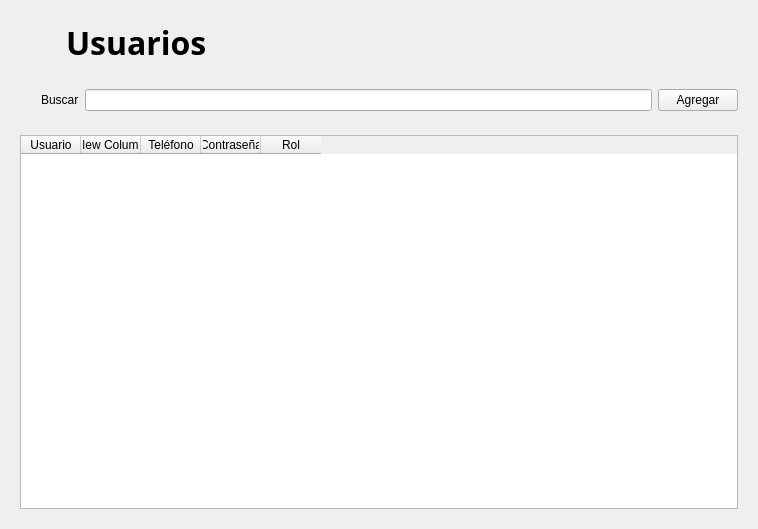
<?xml version="1.0" encoding="UTF-8"?>
<ui version="4.0">
 <class>widget_4</class>
 <widget class="QWidget" name="widget_4">
  <property name="geometry">
   <rect>
    <x>0</x>
    <y>0</y>
    <width>758</width>
    <height>529</height>
   </rect>
  </property>
  <property name="windowTitle">
   <string>SDLG - Becerros</string>
  </property>
  <layout class="QVBoxLayout" name="verticalLayout">
   <item>
    <widget class="QWidget" name="widget" native="true">
     <layout class="QHBoxLayout" name="horizontalLayout">
      <item>
       <widget class="QLabel" name="label_2">
        <property name="minimumSize">
         <size>
          <width>40</width>
          <height>40</height>
         </size>
        </property>
        <property name="maximumSize">
         <size>
          <width>40</width>
          <height>40</height>
         </size>
        </property>
        <property name="text">
         <string/>
        </property>
        <property name="pixmap">
         <pixmap resource="resources.qrc">:/icons/img/icons/Nusers.png</pixmap>
        </property>
        <property name="scaledContents">
         <bool>true</bool>
        </property>
       </widget>
      </item>
      <item>
       <widget class="QLabel" name="label">
        <property name="font">
         <font>
          <family>Segoe UI Variable Display Semib</family>
          <pointsize>24</pointsize>
          <weight>75</weight>
          <bold>true</bold>
         </font>
        </property>
        <property name="text">
         <string>Usuarios</string>
        </property>
       </widget>
      </item>
      <item>
       <spacer name="horizontalSpacer">
        <property name="orientation">
         <enum>Qt::Horizontal</enum>
        </property>
        <property name="sizeHint" stdset="0">
         <size>
          <width>570</width>
          <height>20</height>
         </size>
        </property>
       </spacer>
      </item>
     </layout>
    </widget>
   </item>
   <item>
    <widget class="QWidget" name="widget_2" native="true">
     <layout class="QHBoxLayout" name="horizontalLayout_2">
      <item>
       <widget class="QLabel" name="label_5">
        <property name="minimumSize">
         <size>
          <width>15</width>
          <height>15</height>
         </size>
        </property>
        <property name="maximumSize">
         <size>
          <width>15</width>
          <height>15</height>
         </size>
        </property>
        <property name="text">
         <string/>
        </property>
        <property name="pixmap">
         <pixmap resource="resources.qrc">:/icons/img/icons/search.png</pixmap>
        </property>
        <property name="scaledContents">
         <bool>true</bool>
        </property>
       </widget>
      </item>
      <item>
       <widget class="QLabel" name="label_3">
        <property name="text">
         <string>Buscar</string>
        </property>
       </widget>
      </item>
      <item>
       <widget class="QLineEdit" name="lineEdit"/>
      </item>
      <item>
       <widget class="QPushButton" name="indexbtn2">
        <property name="text">
         <string>Agregar</string>
        </property>
        <property name="icon">
         <iconset resource="resources.qrc">
          <normaloff>:/icons/img/icons/agregar.png</normaloff>:/icons/img/icons/agregar.png</iconset>
        </property>
        <property name="iconSize">
         <size>
          <width>20</width>
          <height>20</height>
         </size>
        </property>
        <property name="checkable">
         <bool>true</bool>
        </property>
        <property name="autoExclusive">
         <bool>true</bool>
        </property>
       </widget>
      </item>
     </layout>
    </widget>
   </item>
   <item>
    <widget class="QWidget" name="widget_3" native="true">
     <layout class="QGridLayout" name="gridLayout">
      <item row="0" column="0">
       <widget class="QTableWidget" name="tableWidget">
        <attribute name="horizontalHeaderDefaultSectionSize">
         <number>60</number>
        </attribute>
        <column>
         <property name="text">
          <string>Usuario</string>
         </property>
        </column>
        <column>
         <property name="text">
          <string>New Column</string>
         </property>
        </column>
        <column>
         <property name="text">
          <string>Teléfono</string>
         </property>
        </column>
        <column>
         <property name="text">
          <string>Contraseña</string>
         </property>
        </column>
        <column>
         <property name="text">
          <string>Rol</string>
         </property>
        </column>
       </widget>
      </item>
     </layout>
    </widget>
   </item>
  </layout>
 </widget>
 <resources>
  <include location="ui/.ui/resources.qrc"/>
  <include location="resources.qrc"/>
 </resources>
 <connections/>
</ui>
